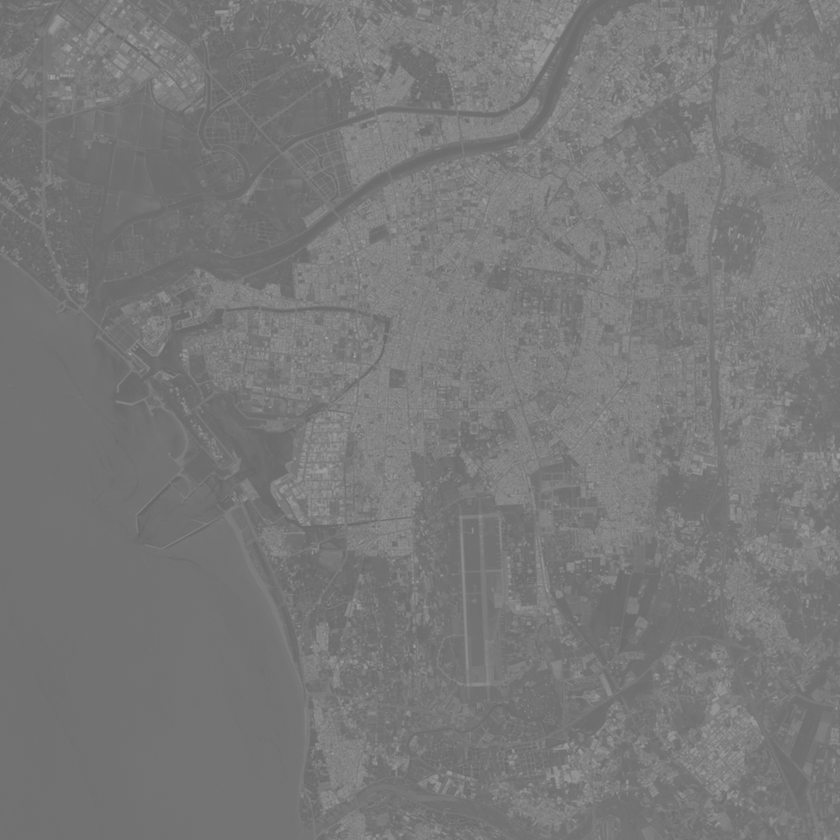
#> input picture Assignment 2 Image Enhancement/image/Histogram equalization_Test1.bmp, 840 x 840 px, shrunk from 1000 x 1000 before the run, found by its file name; the run also reads 1 picture not shown here
$ jupyter execute 'Assignment#2.ipynb'
#> lines starting #> are read from the running program, lines starting #| are printed output that depends on the picture
[cell 1]
import cv2
import numpy as np
import matplotlib.pyplot as plt

[cell 2]
def histogram_equalization(image_path):
    # 讀取圖像
    img = cv2.imread(image_path, cv2.IMREAD_GRAYSCALE)
#> img is the input picture: shape (840, 840); min 103, max 171, mean 120.6

    # 計算原始直方圖
    hist, bins = np.histogram(img.flatten(), 256, [0,256])
#> hist = 256 values, max 71521 at index 114, min 0 at index 0, mean 2756.2; bins = 257 values from 0 to 256

    # 計算累積分布函數（CDF）
    cdf = hist.cumsum()
#> cdf = 256 values from 0 to 705600
    cdf_normalized = cdf * hist.max() / cdf.max()
#> cdf_normalized = 256 values from 0 to 71521

    # 忽略CDF中為0的部分
    cdf_m = np.ma.masked_equal(cdf,0)
    cdf_m = (cdf_m - cdf_m.min())*255/(cdf_m.max()-cdf_m.min())
    cdf = np.ma.filled(cdf_m,0).astype('uint8')
#> cdf = 256 values from 0 to 255

    # 均衡化
    img_eq = cdf[img]
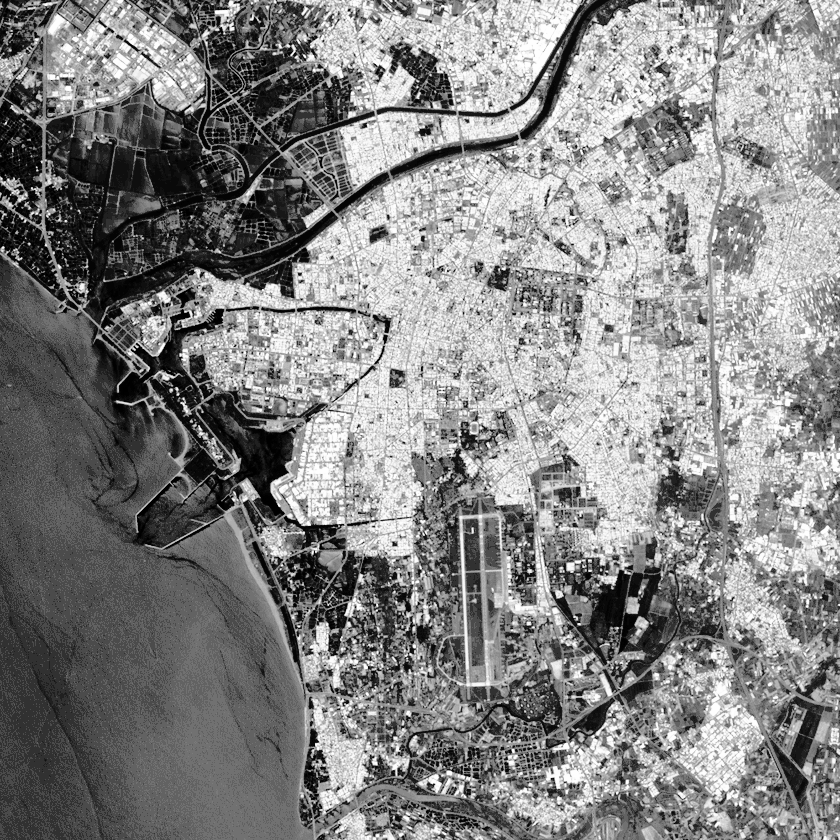
#> img_eq: shape (840, 840); min 0, max 255, mean 132.6

    # 計算均衡化後的直方圖
    hist_eq, bins_eq = np.histogram(img_eq.flatten(), 256, [0,256])
#> hist_eq = 256 values, max 71521 at index 75, min 0 at index 2, mean 2756.2; bins_eq = 257 values from 0 to 256

    # 顯示結果
    plt.figure(figsize=(12,6))

    plt.subplot(2,2,1)
    plt.imshow(img, cmap='gray')
    plt.title('original image')
    plt.axis('off')

    plt.subplot(2,2,2)
    plt.plot(hist, color='black')
    plt.title('original histogram')
    plt.xlim([0,256])

    plt.subplot(2,2,3)
    plt.imshow(img_eq, cmap='gray')
    plt.title('equalized image')
    plt.axis('off')

    plt.subplot(2,2,4)
    plt.plot(hist_eq, color='black')
    plt.title('equalized histogram')
    plt.xlim([0,256])

    plt.tight_layout()
    plt.show()
#> figure, not shown here; panel 2: curve peaks at x = 114, y = 71521; panel 4: curve peaks at x = 75, y = 71521

[cell 3]
# 測試範例
image_paths = [
    r"C:\Users\user\ncku\Assignment 2 Image Enhancement\image\Histogram equalization_Test1.bmp",
    r"C:\Users\user\ncku\Assignment 2 Image Enhancement\image\Histogram equalization_Test2.bmp"
]

[cell 4]
for path in image_paths:
    histogram_equalization(path)
#> pass 2 of the loop `for path in image_paths:`:
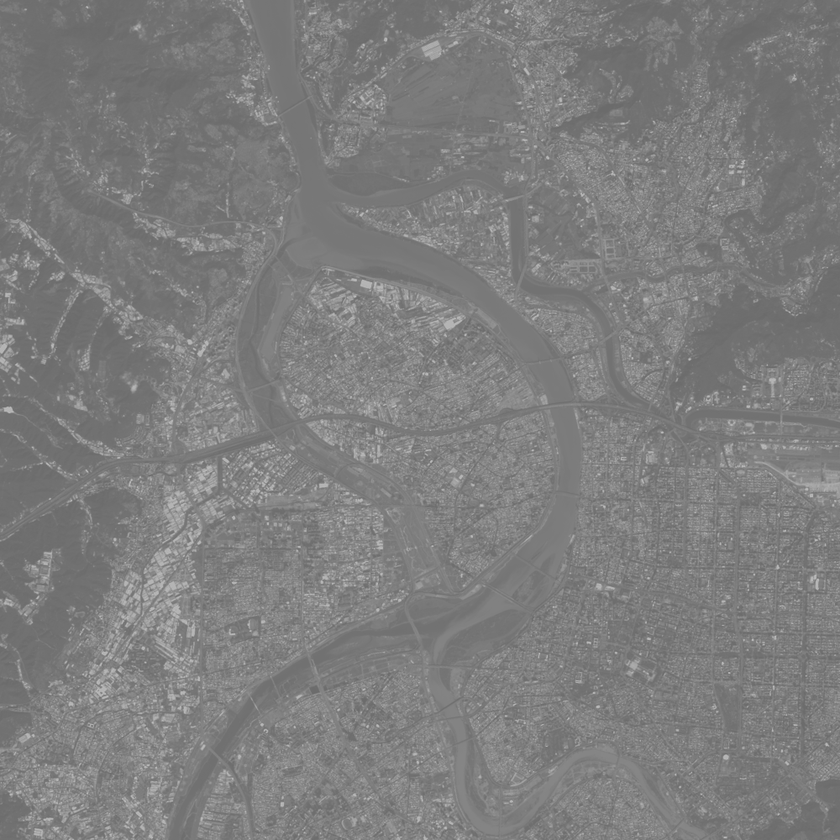
#> input picture Assignment 2 Image Enhancement/image/Histogram equalization_Test2.bmp, 840 x 840 px, shrunk from 1000 x 1000 before the run, found by its file name
#> in histogram_equalization, img is the input picture: shape (840, 840); min 104, max 193, mean 125.2
#> hist = 256 values, max 34352 at index 113, min 0 at index 0, mean 2756.2
#> in histogram_equalization (call 2), `cdf = hist.cumsum()`: cdf = 256 values from 0 to 705600
#> cdf_normalized = 256 values from 0 to 34352
#> in histogram_equalization (call 2), `cdf = np.ma.filled(cdf_m,0).astype('uint8')`: cdf = 256 values from 0 to 255
#> in histogram_equalization (call 2), `img_eq = cdf[img]`:
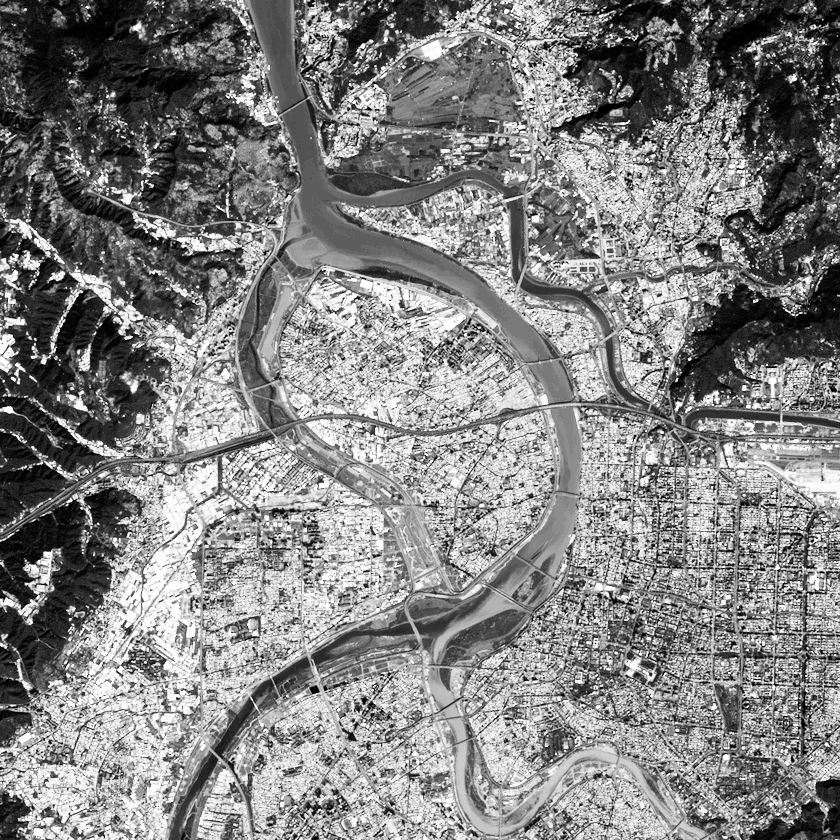
#> img_eq: shape (840, 840); min 0, max 255, mean 130.6
#> hist_eq = 256 values, max 34352 at index 40, min 0 at index 1, mean 2756.2
#> in histogram_equalization (call 2), `plt.show()`:
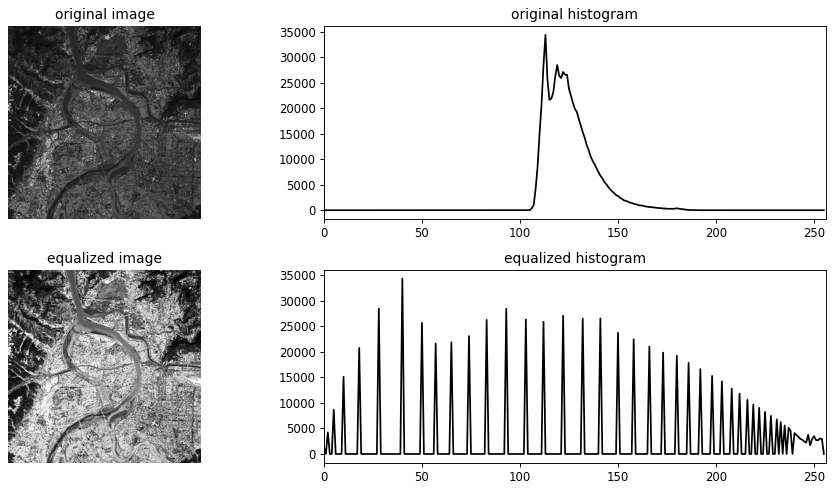
#> figure drawn by matplotlib, 4 panels; panel 2: curve peaks at x = 113, y = 34352; panel 4: curve peaks at x = 40, y = 34352

[cell 5]
def histogram_matching(source_path, target_path):
    """
    實現直方圖匹配並顯示結果。
    """
    # 讀取原始圖像和目標圖像（灰階）
    source = cv2.imread(source_path, cv2.IMREAD_GRAYSCALE)
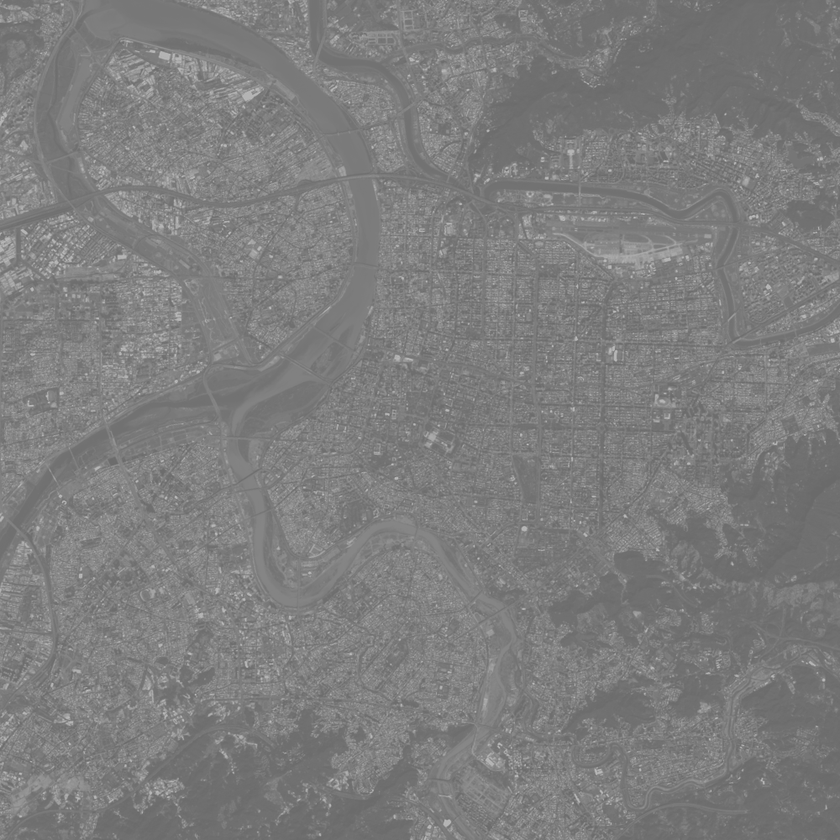
#> input picture Assignment 2 Image Enhancement/image/Histogram Matching Test1/Taipei_1000x1000_02_LowConstrast.bmp, 840 x 840 px, shrunk from 1000 x 1000 before the run, found by its file name
#> source is the input picture: shape (840, 840); min 104, max 197, mean 125.3
    target = cv2.imread(target_path, cv2.IMREAD_GRAYSCALE)
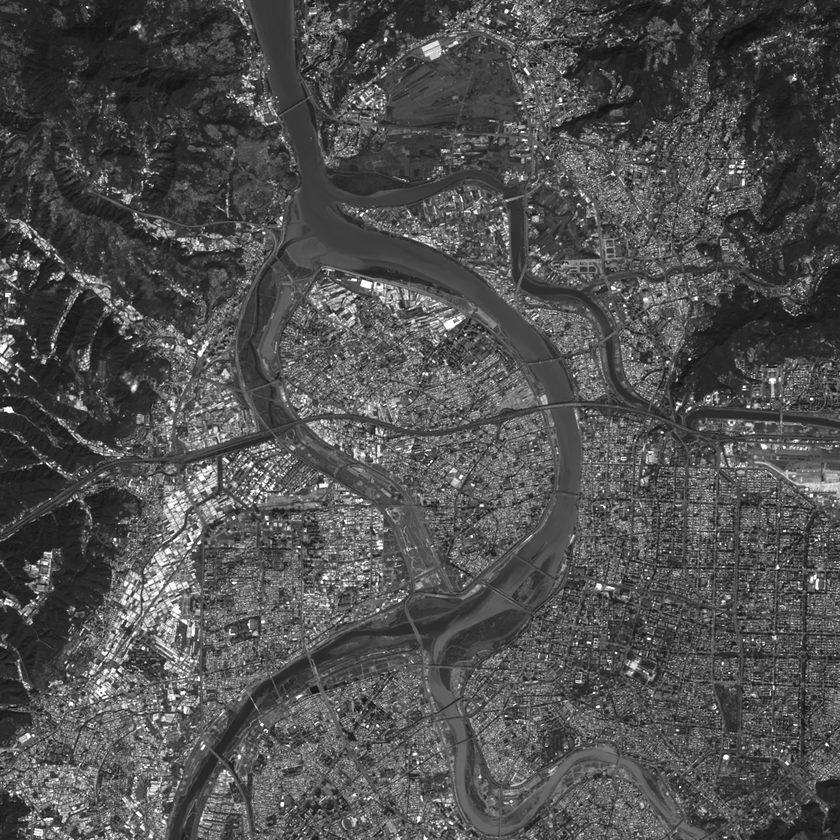
#> input picture Assignment 2 Image Enhancement/image/Histogram Matching Test1/Taipei_1000x1000_01.bmp, 840 x 840 px, shrunk from 1000 x 1000 before the run, found by its file name
#> target is the input picture: shape (840, 840); min 14, max 255, mean 80.3

    # 計算原始圖像的直方圖和CDF
    src_hist, bins = np.histogram(source.flatten(), 256, [0,256])
#> src_hist = 256 values, max 28451 at index 112, min 0 at index 0, mean 2756.2; bins = 257 values from 0 to 256
    src_cdf = src_hist.cumsum()
#> src_cdf = 256 values from 0 to 705600
    src_cdf_normalized = src_cdf / src_cdf.max()
#> src_cdf_normalized = 256 values from 0 to 1

    # 計算目標圖像的直方圖和CDF
    tgt_hist, bins = np.histogram(target.flatten(), 256, [0,256])
#> tgt_hist = 256 values, max 10142 at index 41, min 0 at index 0, mean 2756.2
    tgt_cdf = tgt_hist.cumsum()
#> tgt_cdf = 256 values from 0 to 705600
    tgt_cdf_normalized = tgt_cdf / tgt_cdf.max()
#> tgt_cdf_normalized = 256 values from 0 to 1

    # 建立映射函數
    mapping = np.zeros(256, dtype=np.uint8)
    for src_pixel in range(256):
        # 找到目標CDF中最接近源CDF的像素值
        diff = np.abs(tgt_cdf_normalized - src_cdf_normalized[src_pixel])
        mapping[src_pixel] = np.argmin(diff)
#> after the loop, mapping = 256 values from 0 to 255

    # 應用映射函數
    matched = mapping[source]
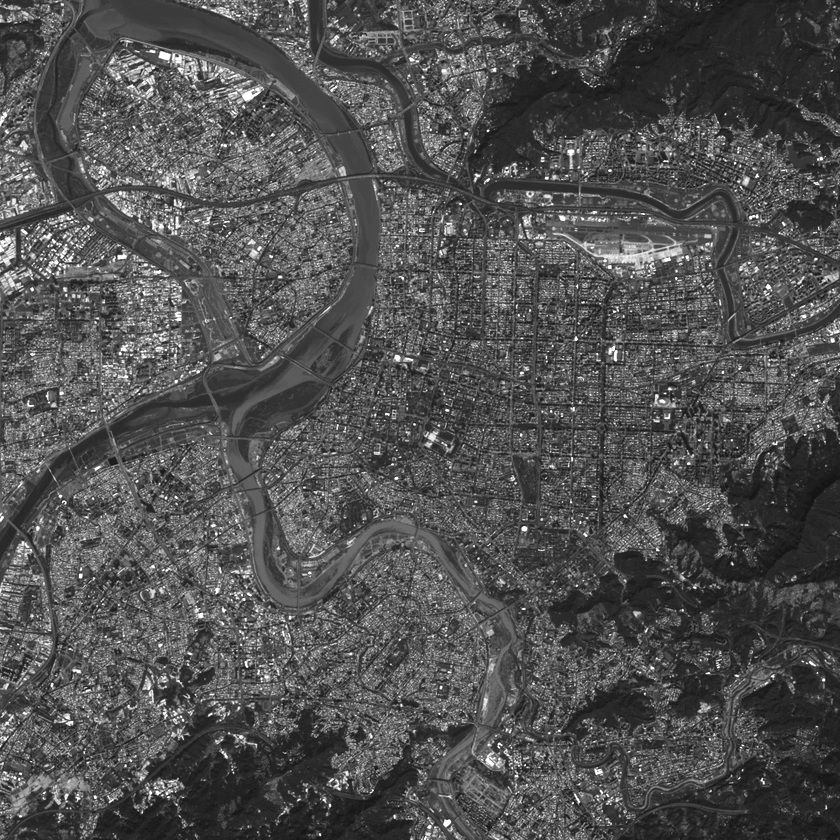
#> matched: shape (840, 840); min 15, max 255, mean 81.4

    # 計算匹配後的直方圖
    matched_hist, bins = np.histogram(matched.flatten(), 256, [0,256])
#> matched_hist = 256 values, max 28451 at index 40, min 0 at index 0, mean 2756.2

    # 顯示結果
    plt.figure(figsize=(12,6))

    plt.subplot(2,2,1)
    plt.imshow(source, cmap='gray')
    plt.title('source image')
    plt.axis('off')

    plt.subplot(2,2,2)
    plt.plot(src_hist, color='black')
    plt.title('source histogram')
    plt.xlim([0,256])

    plt.subplot(2,2,3)
    plt.imshow(matched, cmap='gray')
    plt.title('match image')
    plt.axis('off')

    plt.subplot(2,2,4)
    plt.plot(matched_hist, color='black')
    plt.title('match histogram')
    plt.xlim([0,256])

    plt.tight_layout()
    plt.show()
#> figure, not shown here; panel 2: curve peaks at x = 112, y = 28451; panel 4: curve peaks at x = 40, y = 28451

[cell 6]
# 測試範例1
source_image_path_1 = r"C:\Users\user\ncku\Assignment 2 Image Enhancement\image\Histogram Matching Test1\Taipei_1000x1000_02_LowConstrast.bmp"
target_image_path_1 = r"C:\Users\user\ncku\Assignment 2 Image Enhancement\image\Histogram Matching Test1\Taipei_1000x1000_01.bmp"
# 測試範例2
source_image_path_2 = r"C:\Users\user\ncku\Assignment 2 Image Enhancement\image\Histogram Matching Test2\Tainan_1000x1000_01_LowContrast.bmp"
target_image_path_2 = r"C:\Users\user\ncku\Assignment 2 Image Enhancement\image\Histogram Matching Test2\Tainan_1000x1000_02.bmp"

[cell 7]
histogram_matching(source_image_path_1, target_image_path_1)

[cell 8]
histogram_matching(source_image_path_2, target_image_path_2)
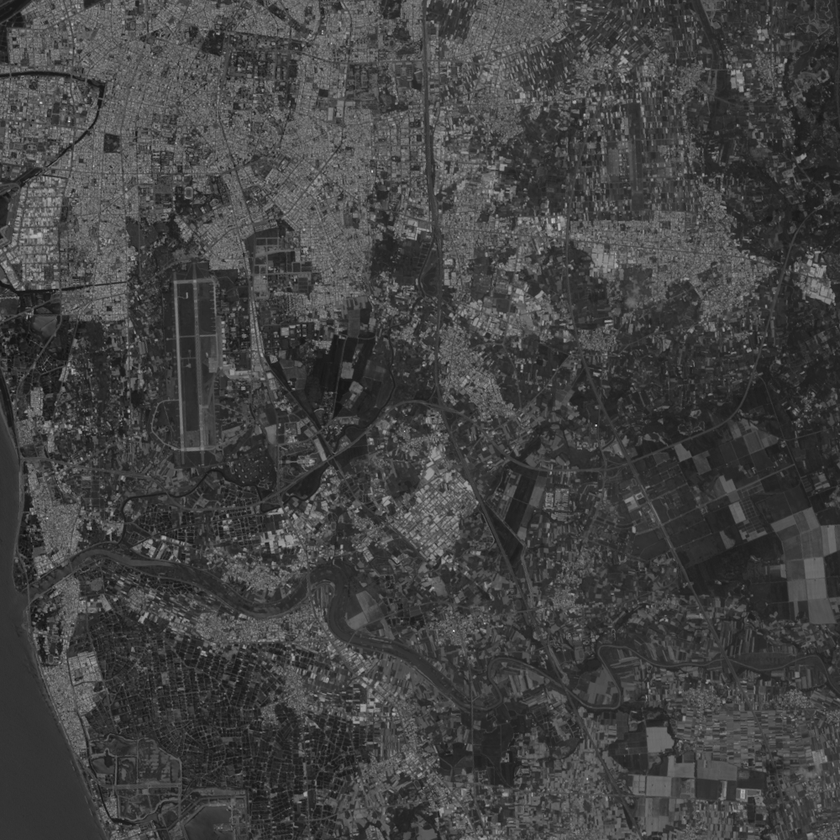
#> input picture Assignment 2 Image Enhancement/image/Histogram Matching Test2/Tainan_1000x1000_02.bmp, 840 x 840 px, shrunk from 1000 x 1000 before the run, found by its file name
#> in histogram_matching, target is the input picture: shape (840, 840); min 14, max 217, mean 66.8
#> in histogram_matching (call 2), `src_hist, bins = np.histogram(source.flatten(), 256, [0,256])`: src_hist = 256 values, max 71521 at index 114, min 0 at index 0, mean 2756.2
#> in histogram_matching (call 2), `tgt_hist, bins = np.histogram(target.flatten(), 256, [0,256])`: tgt_hist = 256 values, max 19186 at index 51, min 0 at index 0, mean 2756.2
#> after the loop in histogram_matching (call 2), `for src_pixel in range(256):`: mapping = 256 values from 0 to 217
#> in histogram_matching (call 2), `matched = mapping[source]`:
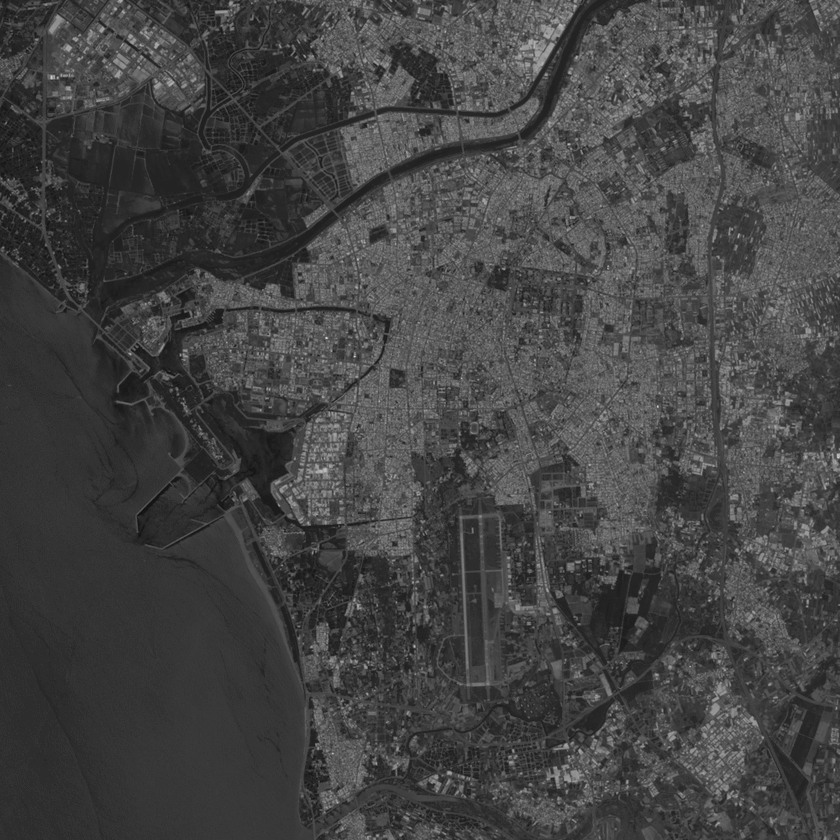
#> matched: shape (840, 840); min 14, max 217, mean 68
#> in histogram_matching (call 2), `matched_hist, bins = np.histogram(matched.flatten(), 256, [0,256])`: matched_hist = 256 values, max 71521 at index 50, min 0 at index 0, mean 2756.2
#> in histogram_matching (call 2), `plt.show()`:
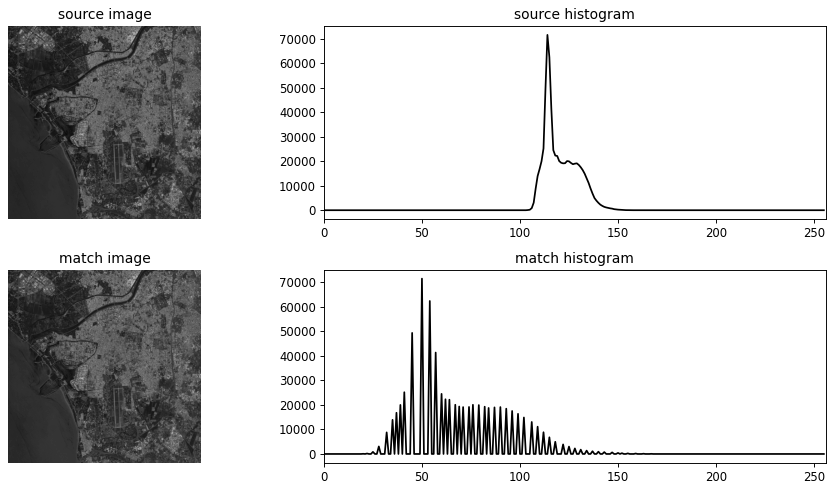
#> figure drawn by matplotlib, 4 panels; panel 2: curve peaks at x = 114, y = 71521; panel 4: curve peaks at x = 50, y = 71521
